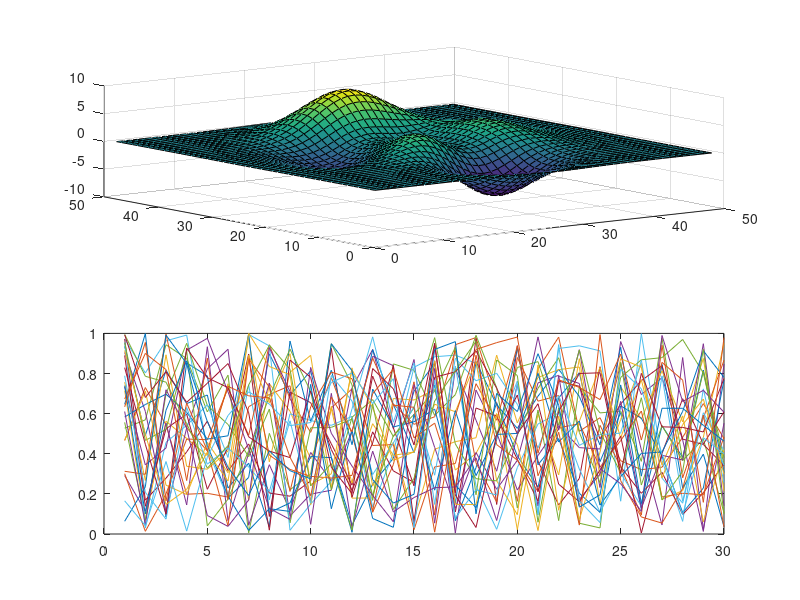

MATLAB code for this plot: (Note: this script raises an error after producing the figure.)
%=============================================================================
% Copyright (c) 2016-present Allan CORNET (Nelson)
%=============================================================================
% This file is part of Nelson.
%=============================================================================
% LICENCE_BLOCK_BEGIN
% SPDX-License-Identifier: LGPL-3.0-or-later
% LICENCE_BLOCK_END
%=============================================================================
% <--WEIGHT 2-->
% <--ADV-CLI MODE-->
%=============================================================================
f = figure();
ax1 = subplot(2, 1, 1);
surf(peaks);
ax2 = subplot(2, 1, 2);
plot(rand(30));
%=============================================================================
F = getframe(ax1);
asserts.istrue(isstruct(F));
f1 = figure();
imshow(F.cdata);
%=============================================================================
